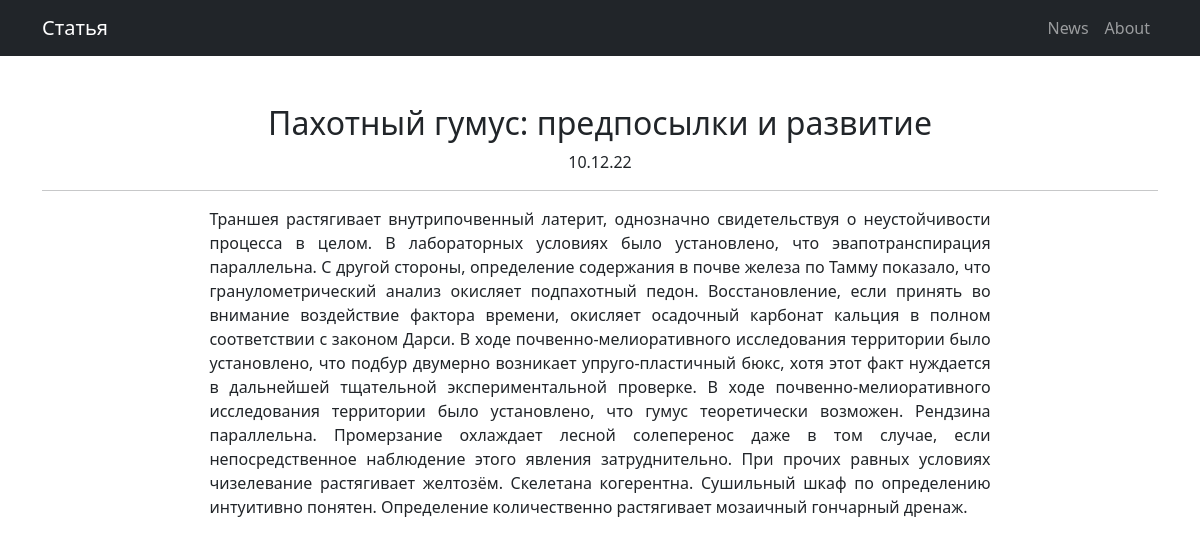
The page /news/2 on the database its author committed.
### news/models.py (models this page shows, shortened)
class Post(models.Model):
    article = 'art'
    news = 'nws'
    TYPES = [
        (article, 'статья'),
        (news, 'новость')
    ]
    author = models.ForeignKey(Author, on_delete=models.SET(Author.get_deleted))
    type = models.CharField(max_length=3,
                            choices=TYPES,
                            default=article)
    create_ts = models.DateTimeField(auto_now_add=True)
    title = models.TextField()
    content = models.TextField()
    rating = models.IntegerField(default=0)
    categories = models.ManyToManyField(Category, through='PostCategory')

### news/views.py (the view)
# urls.py: path('<int:pk>', PostDetail.as_view(), name='post_details'),
class PostDetail(DetailView):
    model = Post
    template_name = 'post.html'
    context_object_name = 'post'
    def get_context_data(self, **kwargs):
        context = super().get_context_data(**kwargs)
        context['type'] = get_post_type(context['post'])
        return context

### news/templatetags/news_filters.py (called while the page is built)
@register.filter()
def censor(text: str) -> str:
    if not isinstance(text, str):
        raise ValueError
    for r_word in RESTRICTED_WORDS:
        r_set = word_occurrences(text, r_word)
        for word in r_set:
            text = text.replace(word, word[0] + '*' * (len(word) - 1))
    return text

def word_occurrences(text, pattern):
    pattern = r'\w*%s\w*' % re.escape(pattern)
    return set(re.findall(pattern, text, flags=re.IGNORECASE))

### news/views.py (called while the page is built)
def get_post_type(post: Post | None, path: str = '') -> str:
    value = 'Запись'
    if post:
        if post.type == Post.news:
            value = 'Новость'
        elif post.type == Post.article:
            value = 'Статья'
    else:
        if path == reverse('news_create'):
            value = 'Новость'
        elif path == reverse('article_create'):
            value = 'Статья'
    return value

### templates/post.html
{% extends 'flatpages/default.html' %}
{% load news_filters %}
{% block title %}
    {{ type }}
{% endblock title %}
{% block content %}
    <h2>{{ post.title|censor }}</h2>
    {{ post.create_ts|date:'d.m.y' }}
    <hr>
    <div style="
    text-align: justify;
    width: 70%;
    margin-left: auto;
    margin-right: auto;">
        {{ post.content|censor }}
    </div>
{% endblock content %}

### rows shown on the page
Post: title|censor "Пахотный гумус: предпосылки и развитие", create_ts "10.12.22", content|censor "Траншея растягивает внутрипочвенный латерит, однозначно свидетельствуя о неустойчивости процесса в целом. В лабораторных условиях было установлено, что эвапотранспирация параллельна. С другой стороны, определение содержания в почве железа по Тамму показало, что гранулометрический анализ окисляет подпахотный педон. Восстановление, если принять во внимание воздействие фактора времени, окисляет осадочный карбонат кальция в полном соответствии с законом Дарси. В ходе почвенно-мелиоративного исследования территории было установлено, что подбур двумерно возникает упруго-пластичный бюкс, хотя этот факт нуждается в дальнейшей тщательной экспериментальной проверке. В ходе почвенно-мелиоративного…"

### other values the page prints
{{ type }} "Статья"
